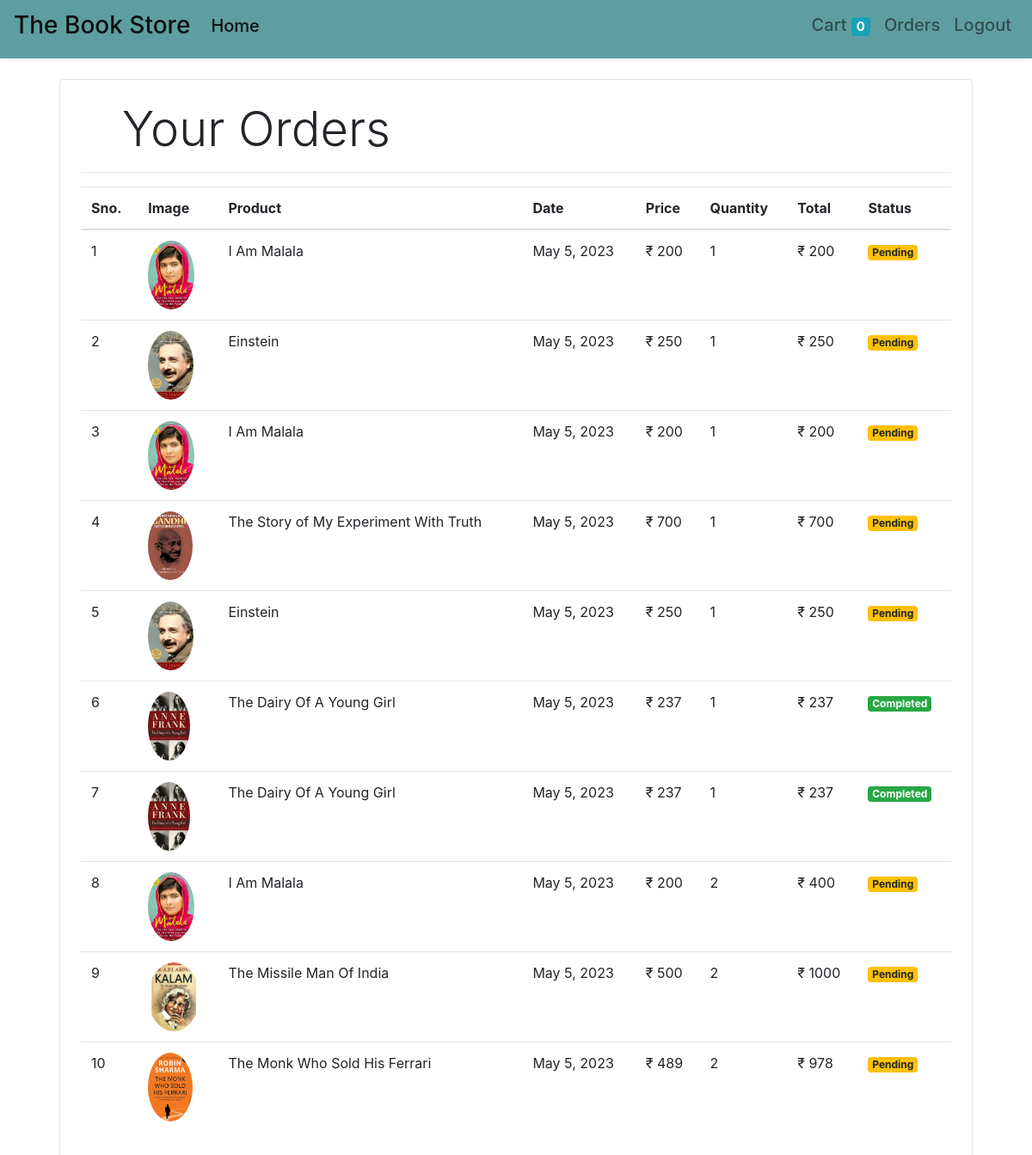
Screenshot of /orders (signed in) with the database file from the repository.
### store/models/orders.py (models this page shows, shortened)
class Order(models.Model):
    product = models.ForeignKey(Product,
                                on_delete=models.CASCADE)
    customer = models.ForeignKey(Customer,
                                 on_delete=models.CASCADE)
    quantity = models.IntegerField(default=1)
    price = models.IntegerField()
    address = models.CharField(max_length=50, default='', blank=True)
    phone = models.CharField(max_length=50, default='', blank=True)
    date = models.DateField(default=datetime.datetime.today)
    status = models.BooleanField(default=False)
    @staticmethod
    def get_orders_by_customer(customer_id):
        return Order.objects.filter(customer=customer_id).order_by('-date')

### store/models/product.py (models this page shows, shortened)
class Product(models.Model):
    name = models.CharField(max_length=50)
    price = models.IntegerField(default=0)
    category = models.ForeignKey(Category, on_delete=models.CASCADE, default=1)
    description = models.CharField(max_length=200, default='' , null=True , blank=True)
    image = models.ImageField(upload_to='uploads/products/')

### store/middlewares/auth.py (the view)
    def middleware(request):
        print(request.session.get('customer'))
        returnUrl = request.META['PATH_INFO']
        print(request.META['PATH_INFO'])
        if not request.session.get('customer'):
           return redirect(f'login?return_url={returnUrl}')
        response = get_response(request)
        return response

### store/templatetags/custom_filter.py (called while the page is built)
@register.filter(name='currency')
def currency(number):
    return "₹ "+str(number)

@register.filter(name='multiply')
def multiply(number , number1):
    return number * number1

### store/views/orders.py (called while the page is built)
    def get(self , request ):
        customer = request.session.get('customer')
        orders = Order.get_orders_by_customer(customer)
        print(orders)
        return render(request , 'orders.html'  , {'orders' : orders})

### store/templates/orders.html
{% extends 'base.html' %}
{% block content %}
{% load cart %}
{% load custom_filter %}
<div class="container">
   <div class="border rounded p-4 m-4">
        <p class="display-4 pl-4 ml-4">Your Orders</p>
        <hr>
        <table class="table">
            <thead>
                <tr>
                    <th>Sno.</th>
                    <th>Image</th>
                    <th>Product</th>
                    <th>Date</th>
                    <th>Price</th>
                    <th>Quantity</th>
                    <th>Total</th>
                    <th>Status</th>
                </tr>
            </thead>
            <tbody>
                {% for order in orders %}
                <tr>
                    <td>{{forloop.counter}}</td>
                    <td><img style="height: 80px;" class="rounded-circle" src="{{order.product.image.url}}" alt=""></td>
                    <td>{{order.product.name}}</td>
                    <td>{{order.date}}</td>
                    <td>{{order.price|currency}}</td>
                    <td>{{order.quantity}}</td>
                    <td>{{order.quantity|multiply:order.price|currency}}</td>
                    {% if order.status %}
                    <td><small class="badge badge-success">Completed</small></td>
                    {%else%}
                    <td><small class="badge badge-warning">Pending</small></td>
                    {% endif %}
                </tr>
                {% endfor %}
            </tbody>
        </table>
   </div>
</div>
{% endblock %}

### store/templates/base.html (shortened to what this page needs)
<!doctype html>
<html lang="en">
<head>
  <link rel="stylesheet" href="https://maxcdn.bootstrapcdn.com/bootstrap/4.0.0/css/bootstrap.min.css"
>
</head>
<body>
  <nav class="one-edge-shadow
  sticky-top navbar
  navbar-expand-lg
   navbar-light">
    <a class="navbar-brand" href="/"><h3>The Book Store</h3></a>
    <div class="collapse navbar-collapse" id="navbarSupportedContent">
      <ul class="navbar-nav mr-auto">
        <li class="nav-item active">
          <a class="nav-link" href="/store"><h5>Home</h5> <span class="sr-only">(current)</span></a>
        </li>
      </ul>
      <ul class=" navbar-nav my-2  my-lg-0">
        <li class="nav-item ">
          <a class="nav-link" href="/cart"><h5>Cart
            <span class="badge badge-info">{{request.session.cart.keys|length}} </span>
            <span class="sr-only">(current)</span></h5></a>
        </li>
        {% if request.session.customer %}
        <li class="nav-item ">
          <a class="nav-link" href="/orders"><h5>Orders</h5><span class="sr-only">(current)</span></a>
        </li>
        <li class="nav-item ">
          <a class="nav-link" href="/logout"><h5>Logout</h5><span class="sr-only">(current)</span></a>
        </li>
        {% endif %}
      </ul>
    </div>
  </nav>
    {% block content %}{% endblock %}
</body>
</html>

### store/templates/base.html (style rules this page uses)
nav { background-color:CadetBlue; }
.one-edge-shadow { box-shadow: 0 8px 2px -5px rgb(246, 245, 245); }

### rows the page displays
Order: product.image (picture), product.name "I Am Malala", date "May 5, 2023", price "₹ 200", quantity "1", quantity|multiply "₹ 200", status "Pending"
Order: product.image (picture), product.name "Einstein", date "May 5, 2023", price "₹ 250", quantity "1", quantity|multiply "₹ 250", status "Pending"
Order: product.image (picture), product.name "I Am Malala", date "May 5, 2023", price "₹ 200", quantity "1", quantity|multiply "₹ 200", status "Pending"
Order: product.image (picture), product.name "The Story of My Experiment With Truth", date "May 5, 2023", price "₹ 700", quantity "1", quantity|multiply "₹ 700", status "Pending"
Order: product.image (picture), product.name "Einstein", date "May 5, 2023", price "₹ 250", quantity "1", quantity|multiply "₹ 250", status "Pending"
Order: product.image (picture), product.name "The Dairy Of A Young Girl", date "May 5, 2023", price "₹ 237", quantity "1", quantity|multiply "₹ 237", status "Completed"
Order: product.image (picture), product.name "The Dairy Of A Young Girl", date "May 5, 2023", price "₹ 237", quantity "1", quantity|multiply "₹ 237", status "Completed"
Order: product.image (picture), product.name "I Am Malala", date "May 5, 2023", price "₹ 200", quantity "2", quantity|multiply "₹ 400", status "Pending"
Order: product.image (picture), product.name "The Missile Man Of India", date "May 5, 2023", price "₹ 500", quantity "2", quantity|multiply "₹ 1000", status "Pending"
Order: product.image (picture), product.name "The Monk Who Sold His Ferrari", date "May 5, 2023", price "₹ 489", quantity "2", quantity|multiply "₹ 978", status "Pending"

### other values shown
{{ request.session.cart.keys|length }} "0"
